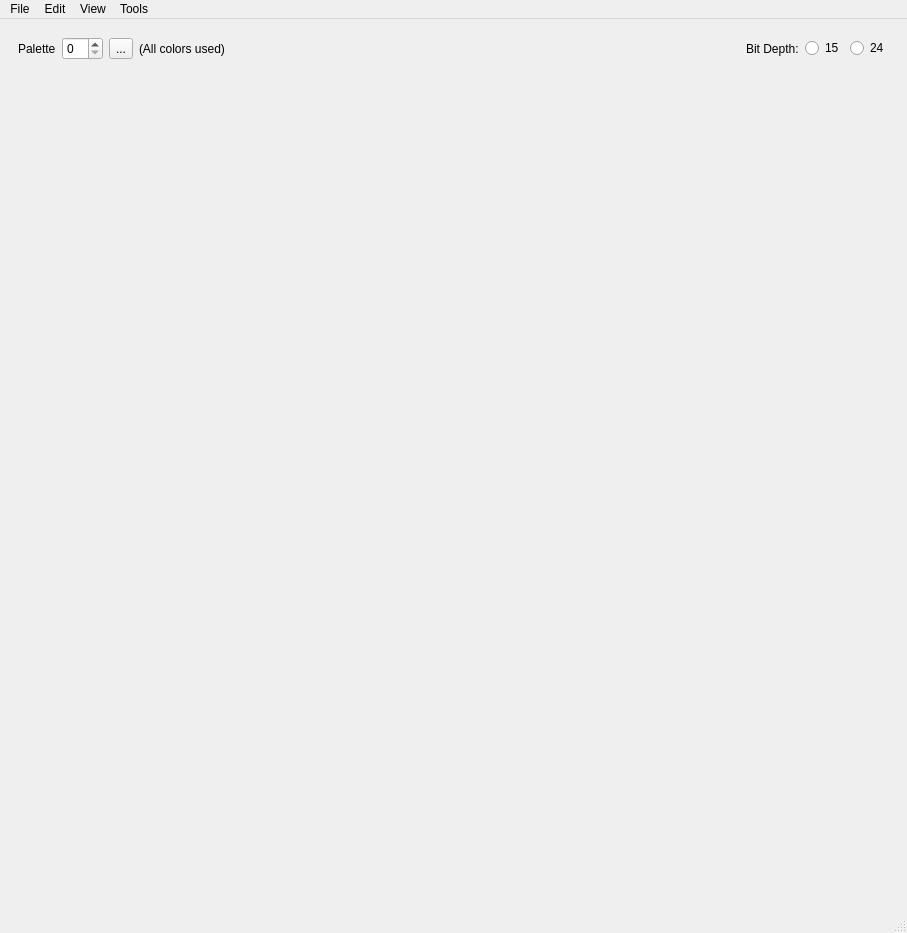
<?xml version="1.0" encoding="UTF-8"?>
<ui version="4.0">
 <class>PaletteEditor</class>
 <widget class="QMainWindow" name="PaletteEditor">
  <property name="geometry">
   <rect>
    <x>0</x>
    <y>0</y>
    <width>907</width>
    <height>933</height>
   </rect>
  </property>
  <property name="windowTitle">
   <string>Palette Editor</string>
  </property>
  <widget class="QWidget" name="centralWidget">
   <layout class="QGridLayout" name="gridLayout_18">
    <item row="0" column="0">
     <widget class="QFrame" name="frame_Settings">
      <property name="frameShape">
       <enum>QFrame::Shape::NoFrame</enum>
      </property>
      <property name="frameShadow">
       <enum>QFrame::Shadow::Raised</enum>
      </property>
      <layout class="QHBoxLayout" name="horizontalLayout">
       <item>
        <widget class="QLabel" name="label_Palette">
         <property name="text">
          <string>Palette</string>
         </property>
        </widget>
       </item>
       <item>
        <widget class="NoScrollSpinBox" name="spinBox_PaletteId">
         <property name="focusPolicy">
          <enum>Qt::FocusPolicy::StrongFocus</enum>
         </property>
        </widget>
       </item>
       <item>
        <widget class="QToolButton" name="toolButton_ColorSearch">
         <property name="toolTip">
          <string>&lt;html&gt;&lt;head/&gt;&lt;body&gt;&lt;p&gt;Opens a search dialog to find which tilesets/metatiles are using certain colors.&lt;/p&gt;&lt;/body&gt;&lt;/html&gt;</string>
         </property>
         <property name="text">
          <string>...</string>
         </property>
         <property name="icon">
          <iconset resource="../resources/images.qrc">
           <normaloff>:/icons/magnifier.ico</normaloff>:/icons/magnifier.ico</iconset>
         </property>
        </widget>
       </item>
       <item>
        <widget class="QLabel" name="label_AllColorsUsed">
         <property name="text">
          <string>(All colors used)</string>
         </property>
        </widget>
       </item>
       <item>
        <spacer name="horizontalSpacer">
         <property name="orientation">
          <enum>Qt::Orientation::Horizontal</enum>
         </property>
         <property name="sizeHint" stdset="0">
          <size>
           <width>40</width>
           <height>20</height>
          </size>
         </property>
        </spacer>
       </item>
       <item>
        <widget class="QLabel" name="label_BitDepth">
         <property name="text">
          <string>Bit Depth:</string>
         </property>
        </widget>
       </item>
       <item>
        <widget class="QRadioButton" name="bit_depth_15">
         <property name="text">
          <string>15</string>
         </property>
        </widget>
       </item>
       <item>
        <widget class="QRadioButton" name="bit_depth_24">
         <property name="text">
          <string>24</string>
         </property>
        </widget>
       </item>
      </layout>
     </widget>
    </item>
    <item row="1" column="0">
     <widget class="QScrollArea" name="scrollArea_Colors">
      <property name="frameShape">
       <enum>QFrame::Shape::NoFrame</enum>
      </property>
      <property name="widgetResizable">
       <bool>true</bool>
      </property>
      <widget class="QWidget" name="scrollAreaContents_Colors">
       <property name="geometry">
        <rect>
         <x>0</x>
         <y>0</y>
         <width>883</width>
         <height>779</height>
        </rect>
       </property>
       <layout class="QGridLayout" name="layout_Colors">
        <property name="leftMargin">
         <number>0</number>
        </property>
        <property name="topMargin">
         <number>0</number>
        </property>
        <property name="rightMargin">
         <number>0</number>
        </property>
        <property name="bottomMargin">
         <number>0</number>
        </property>
       </layout>
      </widget>
     </widget>
    </item>
   </layout>
  </widget>
  <widget class="QMenuBar" name="menubar">
   <property name="geometry">
    <rect>
     <x>0</x>
     <y>0</y>
     <width>907</width>
     <height>37</height>
    </rect>
   </property>
   <widget class="QMenu" name="menuFile">
    <property name="title">
     <string>File</string>
    </property>
    <addaction name="actionImport_Palette"/>
   </widget>
   <widget class="QMenu" name="menuEdit">
    <property name="title">
     <string>Edit</string>
    </property>
    <addaction name="actionUndo"/>
    <addaction name="actionRedo"/>
   </widget>
   <widget class="QMenu" name="menuView">
    <property name="title">
     <string>View</string>
    </property>
    <addaction name="actionShow_Unused_Colors"/>
   </widget>
   <widget class="QMenu" name="menuTools">
    <property name="title">
     <string>Tools</string>
    </property>
    <addaction name="actionFind_Color_Usage"/>
   </widget>
   <addaction name="menuFile"/>
   <addaction name="menuEdit"/>
   <addaction name="menuView"/>
   <addaction name="menuTools"/>
  </widget>
  <widget class="QStatusBar" name="statusbar"/>
  <action name="actionUndo">
   <property name="enabled">
    <bool>false</bool>
   </property>
   <property name="text">
    <string>Undo</string>
   </property>
   <property name="shortcut">
    <string>Ctrl+Z</string>
   </property>
   <property name="shortcutContext">
    <enum>Qt::ShortcutContext::WindowShortcut</enum>
   </property>
   <property name="priority">
    <enum>QAction::Priority::NormalPriority</enum>
   </property>
  </action>
  <action name="actionRedo">
   <property name="enabled">
    <bool>false</bool>
   </property>
   <property name="text">
    <string>Redo</string>
   </property>
   <property name="shortcut">
    <string>Ctrl+Y</string>
   </property>
  </action>
  <action name="actionImport_Palette">
   <property name="text">
    <string>Import Palette</string>
   </property>
  </action>
  <action name="actionShow_Unused_Colors">
   <property name="checkable">
    <bool>true</bool>
   </property>
   <property name="text">
    <string>Show Unused Colors</string>
   </property>
  </action>
  <action name="actionFind_Color_Usage">
   <property name="text">
    <string>Find Color Usage...</string>
   </property>
  </action>
 </widget>
 <customwidgets>
  <customwidget>
   <class>NoScrollSpinBox</class>
   <extends>QSpinBox</extends>
   <header>noscrollspinbox.h</header>
  </customwidget>
 </customwidgets>
 <resources>
  <include location="../resources/images.qrc"/>
 </resources>
 <connections/>
</ui>
